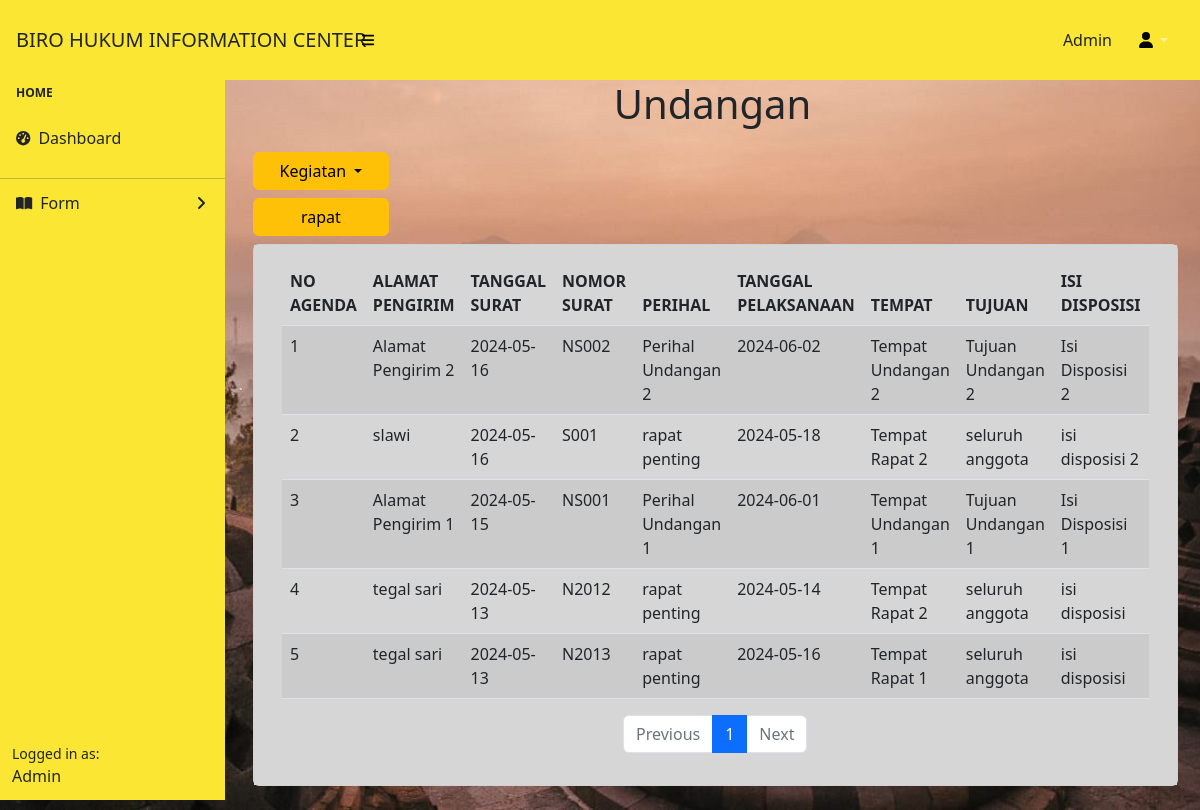
Before: /features/undangan.php with the older database file.
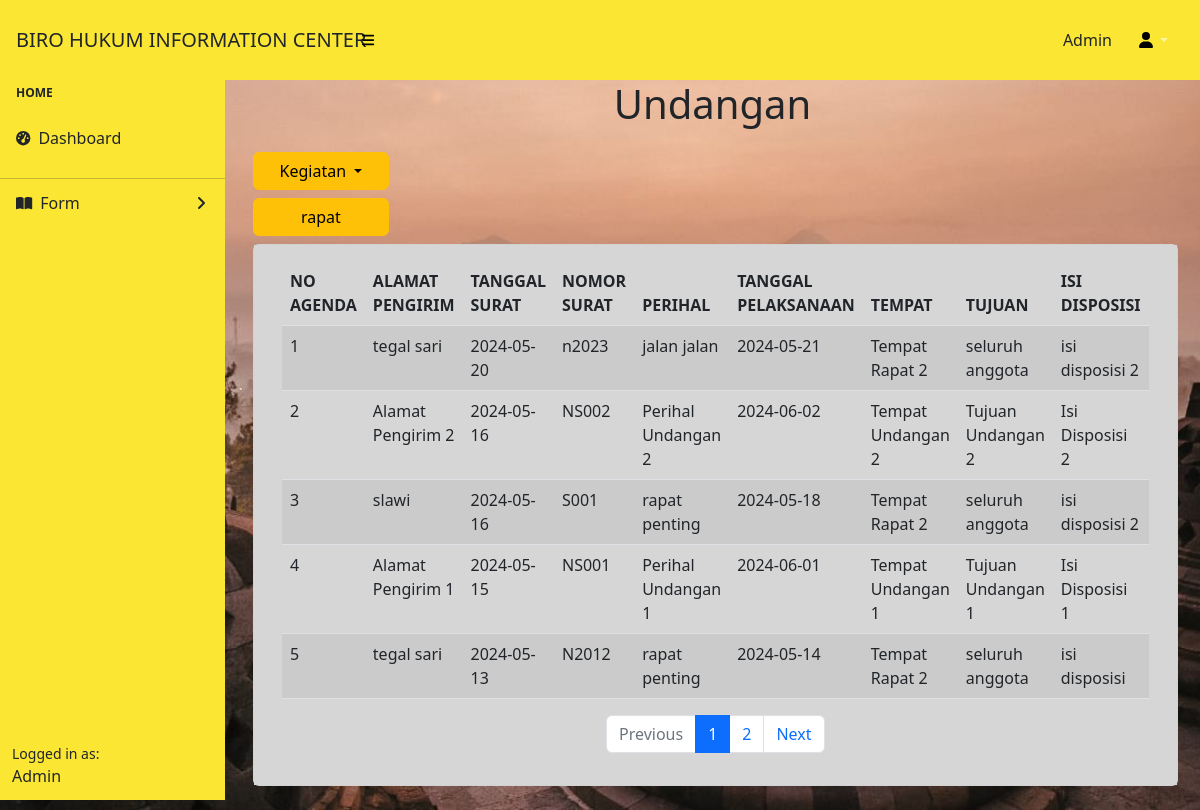
After: the same page with the newer database file.
### tables this page shows
CREATE TABLE `undangan` (
  `no_id` int(11) NOT NULL,
  `alamat_pengirim` varchar(255) DEFAULT NULL,
  `tanggal_surat` date DEFAULT NULL,
  `nomor_surat` varchar(50) DEFAULT NULL,
  `perihal` varchar(255) DEFAULT NULL,
  `tanggal_pelaksanaan` date DEFAULT NULL,
  `tempat` varchar(255) DEFAULT NULL,
  `tujuan` varchar(255) DEFAULT NULL,
  `isi_disposisi` text DEFAULT NULL
);

### features/dom/tbl-undangan.php (the view)
<?php
include 'koneksi.php';
$items_per_page = 5;
$page = isset($_GET['page']) ? (int)$_GET['page'] : 1;
$offset = ($page - 1) * $items_per_page;
$query = "SELECT no_id, alamat_pengirim, tanggal_surat, nomor_surat, perihal, tanggal_pelaksanaan, tempat, tujuan, isi_disposisi
          FROM undangan
          ORDER BY tanggal_surat DESC
          LIMIT $items_per_page OFFSET $offset";
$hasil = mysqli_query($koneksi, $query);
$total_query = "SELECT COUNT(*) AS total FROM undangan";
$total_result = mysqli_query($koneksi, $total_query);
$total_row = mysqli_fetch_assoc($total_result);
$total_items = $total_row['total'];
$total_pages = ceil($total_items / $items_per_page);
echo '<div class="container">';
if ($hasil && mysqli_num_rows($hasil) > 0) {
    echo '<table class="table table-striped">';
    echo '<thead>';
    echo '  <tr>';
    echo '    <th>NO AGENDA</th>';
    echo '    <th>ALAMAT PENGIRIM</th>';
    echo '    <th>TANGGAL SURAT</th>';
    echo '    <th>NOMOR SURAT</th>';
    echo '    <th>PERIHAL</th>';
    echo '    <th>TANGGAL PELAKSANAAN</th>';
    echo '    <th>TEMPAT</th>';
    echo '    <th>TUJUAN</th>';
    echo '    <th>ISI DISPOSISI</th>';
    echo '  </tr>';
    echo '</thead>';
    echo '<tbody>';
    $no_agenda = $offset + 1;
    while ($row = mysqli_fetch_assoc($hasil)) {
        echo '<tr>';
        echo "  <td>{$no_agenda}</td>";
        echo "  <td>{$row['alamat_pengirim']}</td>";
        echo "  <td>{$row['tanggal_surat']}</td>";
        echo "  <td>{$row['nomor_surat']}</td>";
        echo "  <td>{$row['perihal']}</td>";
        echo "  <td>{$row['tanggal_pelaksanaan']}</td>";
        echo "  <td>{$row['tempat']}</td>";
        echo "  <td>{$row['tujuan']}</td>";
        echo "  <td>{$row['isi_disposisi']}</td>";
        echo '</tr>';
        $no_agenda++;
    }
    echo '</tbody>';
    echo '</table>';
    echo '<nav aria-label="Page navigation">';
    echo '  <ul class="pagination d-flex justify-content-center">';
    if ($page > 1) {
        $previous_page = $page - 1;
        echo "    <li class='page-item'><a class='page-link' href='tbl-undangan.php?page=$previous_page'>Previous</a></li>";
    } else {
        echo "    <li class='page-item disabled'><a class='page-link'>Previous</a></li>";
    }
    for ($i = 1; $i <= $total_pages; $i++) {
        $active = ($i === $page) ? 'active' : '';
        echo "    <li class='page-item $active'><a class='page-link' href='tbl-undangan.php?page=$i'>$i</a></li>";
    }
    if ($page < $total_pages) {
        $next_page = $page + 1;
        echo "    <li class='page-item'><a class='page-link' href='tbl-undangan.php?page=$next_page'>Next</a></li>";
    } else {
        echo "    <li class='page-item disabled'><a class='page-link'>Next</a></li>";
    }
    echo '  </ul>';
    echo '</nav>';
} else {
    echo "Tidak ada data undangan yang ditemukan.";
}
echo '</div>';

Changed rows visible on the page:
no longer on this page (row unchanged): undangan: alamat_pengirim "tegal sari", tanggal_surat "2024-05-13", nomor_surat "N2013", perihal "rapat penting", tanggal_pelaksanaan "2024-05-16", tempat "Tempat Rapat 1", tujuan "seluruh anggota", isi_disposisi "isi disposisi"
added undangan: alamat_pengirim "tegal sari", tanggal_surat "2024-05-20", nomor_surat "n2023", perihal "jalan jalan", tanggal_pelaksanaan "2024-05-21", tempat "Tempat Rapat 2", tujuan "seluruh anggota", isi_disposisi "isi disposisi 2"
Other visible differences:
new list line: "2"
